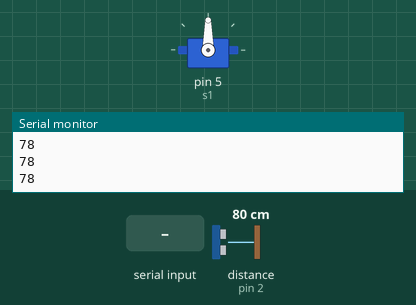
Bench run of a sketch on a simulated Arduino Uno, built with avr-gcc and run on an emulated ATmega328P. Parts: servo, the last lines printed to the serial monitor. Wiring (inferred from the names in the program): ultrasonic range finder: trigger pin 3; echo pin 2. Inputs (shaded band) come from the test bench; at power-on: distance to the obstacle (sensor on pin 2) 80 cm. The echo pulse lasts 58.3 µs per cm.

Above: at 1.2 s.
1.3 s: "a" received over Serial
At 2.3 s:
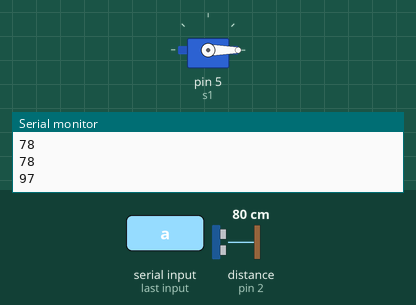
Timing chart, 0 to 7.8 s (numbered marks = the images above; inputs shaded):
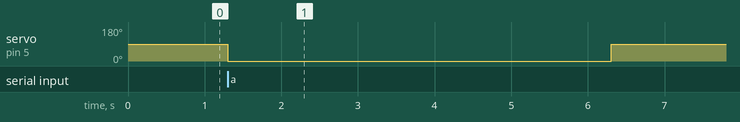

Measured:
- after the input at 1.3 s, servo on pin 5 (s1): 90° → 0° at once, → 90° 5.0 s later

The sketch:

SafeMail_Arduino.ino
```cpp
#define echo 2
#define trigger 3

#include<Servo.h>

long t;
int s;
Servo s1;

void setup() {
  pinMode(trigger, OUTPUT);
  pinMode(echo, INPUT);
  s1.attach(5);
  s1.write(90);
  Serial.begin(9600);
}
void loop() {
  digitalWrite(trigger, LOW);
  delayMicroseconds(2);
  digitalWrite(trigger, HIGH);
  delayMicroseconds(10);
  digitalWrite(trigger, LOW);
  t = pulseIn(echo, HIGH);
  s = t * 0.034 / 2;
  Serial.println(s);
  if (Serial.available()) {
    int servo_signal = Serial.read();
    Serial.println(servo_signal);
    if (servo_signal == 97) {
      s1.write(0);
      delay(5000);
      s1.write(90);
    }
    else if (servo_signal == 98) {
      s1.write(90);
    }
  }
}
```
